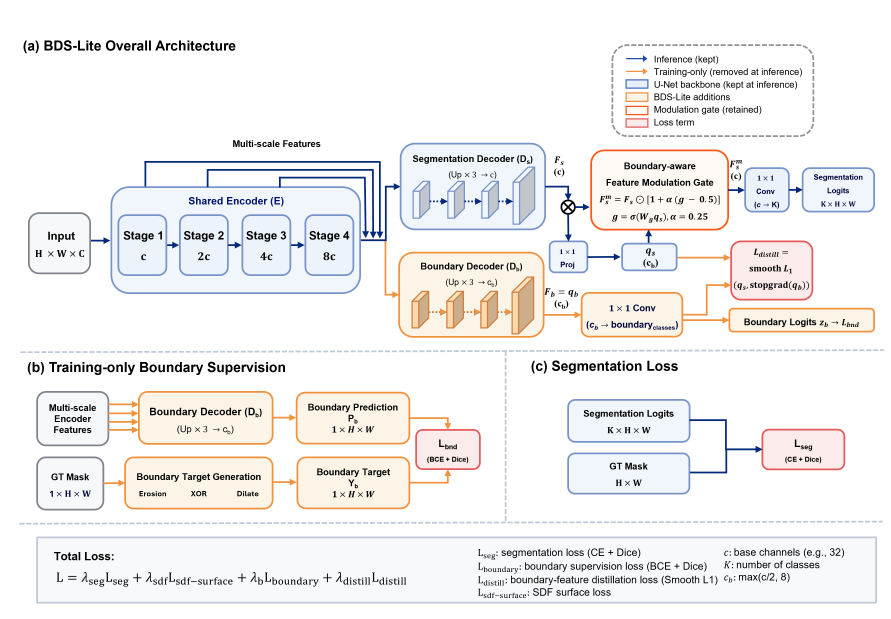
#> input picture revision/manuscript/figure_architecture.png, 3563 x 2475 px (shown at 1/4 size)
$ python patch_architecture_figure.py
#> lines starting #> are read from the running program, lines starting #| are printed output that depends on the picture
"""Correct two errors in the authors' Figure 1 raster without touching the source file.

The source PNG drew the distillation target leaving the 1x1 boundary head instead of q_b, and its
gate formula omitted the bias b_g. This script reroutes the arrow from the q_b line, moves the
F_b = q_b label clear of the new line, and redraws the formula.

Input:  revision/manuscript/figure_architecture.png (unchanged)
Output: revision/manuscript/figure_architecture_v2.png
"""

from __future__ import annotations

import io
from pathlib import Path

import matplotlib

matplotlib.use("Agg")
import matplotlib.patheffects as patheffects  # noqa: E402
import matplotlib.pyplot as plt  # noqa: E402
from PIL import Image, ImageDraw  # noqa: E402

ROOT = Path(__file__).resolve().parents[2]
SOURCE = ROOT / "revision/manuscript/figure_architecture.png"
TARGET = ROOT / "revision/manuscript/figure_architecture_v2.png"
X0, Y0 = 2155, 801  # origin of the edited region in source pixels
WIDTH = 7


def formula(height: int, color: tuple[int, int, int]) -> Image.Image:
    plt.rcParams.update({"mathtext.fontset": "stix"})
    fig = plt.figure(figsize=(8, 1), dpi=300)
    ink = [c / 255 for c in color]
    text = r"$g=\sigma(W_g\,q_s+b_g),\ \alpha=0.25$"
    label = fig.text(0.5, 0.5, text, ha="center", va="center", fontsize=20, color=ink)
    label.set_path_effects([patheffects.withStroke(linewidth=0.7, foreground=ink)])
    buffer = io.BytesIO()
    fig.savefig(buffer, format="png", transparent=True, bbox_inches="tight", pad_inches=0)
    plt.close(fig)
    image = Image.open(buffer).convert("RGBA")
    return image.resize((round(image.width * height / image.height), height), Image.LANCZOS)


def main() -> None:
    image = Image.open(SOURCE).convert("RGB")
    draw = ImageDraw.Draw(image)

    def at(x: int, y: int) -> tuple[int, int]:
        return X0 + x, Y0 + y

    white = image.getpixel(at(120, 330))
#> white = (255, 255, 255)
    gate_fill = image.getpixel(at(250, 66))
#> gate_fill = (254, 249, 245)
    orange = image.getpixel(at(70, 458))
#> orange = (240, 147, 64)

    # Move the label below the q_b line.
    label = image.crop((*at(21, 350), *at(164, 438)))
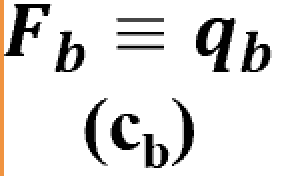
#> label: PIL image 143x88 RGB (shown 2 times larger); mean R, G, B 227.5, 226.2, 225.1
    draw.rectangle((*at(21, 350), *at(164, 438)), fill=white)
    image.paste(label, at(23, 472))

    # Remove the old route out of the 1x1 head; the final arrow into L_distill stays.
    draw.rectangle((*at(579, 447), *at(684, 466)), fill=white)
    draw.rectangle((*at(660, 328), *at(735, 352)), fill=white)
    draw.rectangle((*at(660, 328), *at(684, 466)), fill=white)

    # New route: from the q_b line up and across to the existing arrow.
    branch = 92
    column = [y for y in range(320, 360) if image.getpixel(at(745, y))[2] < 150]
#> column = 25 values from 327 to 351
    level = (column[0] + column[-1]) // 2
#> level = 339
    draw.line((*at(branch, 458), *at(branch, level)), fill=orange, width=WIDTH)
    draw.line((*at(branch - 3, level), *at(745, level)), fill=orange, width=WIDTH)
    x, y = at(branch, 458)
    draw.ellipse((x - 9, y - 9, x + 9, y + 9), fill=orange)

    # Redraw the gate formula with the bias.
    draw.rectangle((*at(288, 44), *at(690, 92)), fill=gate_fill)
    text = formula(44, (10, 10, 10))
#> in formula, `image = Image.open(buffer).convert("RGBA")`:
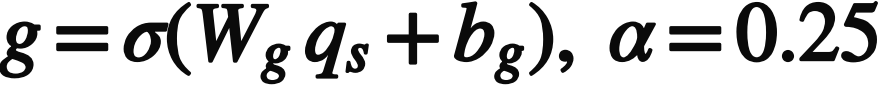
#> image: PIL image 879x85 RGBA; mean R, G, B, A 194.6, 194.6, 194.6, 54.1; transparent parts drawn white
#> in formula, `return image.resize((round(image.width * height / image.height), heigh..`:
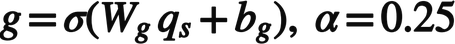
#> returned value: PIL image 455x44 RGBA; mean R, G, B, A 2.7, 2.7, 2.7, 54; transparent parts drawn white
    x = X0 + 482 - text.width // 2
#> x = 2410
    image.paste(text, (x, Y0 + 45), text)
#> image: PIL image 3563x2475 RGB
    image.save(TARGET, optimize=True)


if __name__ == "__main__":
    main()
